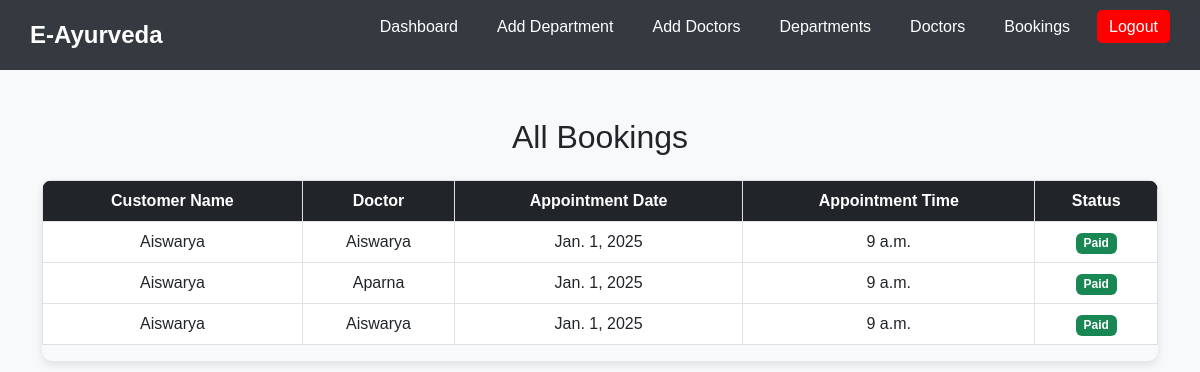
The page /stafbookings/ on the database as committed earlier.
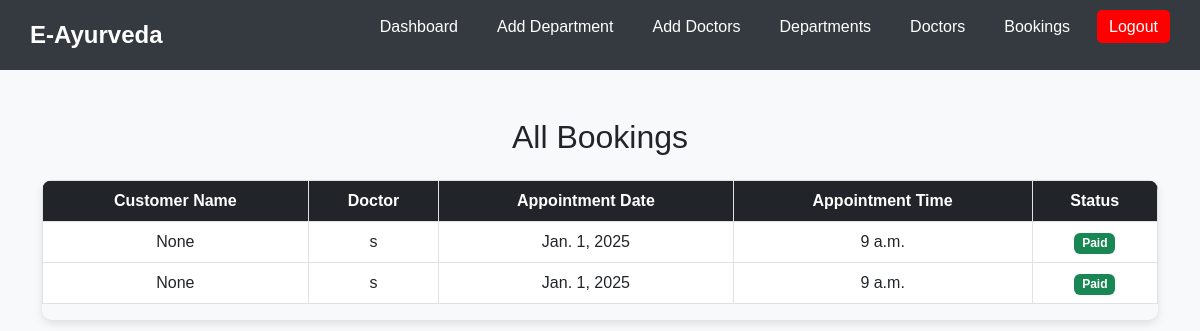
The same page on the database as committed later.
### app/models.py (models this page shows, shortened)
class Booking(models.Model):
    doctor = models.ForeignKey(Doctor, on_delete=models.CASCADE, related_name='bookings')
    customer_contact = models.CharField(max_length=15, null=True, blank=True)
    customer_name = models.CharField(max_length=100, null=True, blank=True)
    appointment_date = models.DateField()
    appointment_time = models.TimeField()
    created_at = models.DateTimeField(auto_now_add=True)
    status = models.CharField(
        max_length=20,
        choices=[('Pending', 'Pending'), ('Paid', 'Paid')],
        default='Pending'
    )

class Doctor(models.Model):
    department = models.ForeignKey(Department, on_delete=models.CASCADE, related_name='doctors')
    name = models.CharField(max_length=100)
    bio = models.TextField(blank=True, null=True)
    available = models.BooleanField(default=True)
    consultation_fee = models.DecimalField(max_digits=10, decimal_places=2, default=0.00)  # Add this field

### app/views.py (the view)
# urls.py: path('stafbookings/', views.staff_view_bookings, name='staff-bookings'),
def staff_view_bookings(request):
    bookings = Booking.objects.all()  # Get all bookings
    return render(request, 'staf/staf_bookings.html', {'bookings': bookings})

### templates/staf/staf_bookings.html (shortened to what this page needs)
<!DOCTYPE html>
<html lang="en">
<head>
    <link href="https://cdn.jsdelivr.net/npm/bootstrap@5.3.0/dist/css/bootstrap.min.css" rel="stylesheet">
</head>
<body>
    <nav class="navbar">
        <div class="logo">E-Ayurveda</div>
        <ul>
            <li><a href="../stafhome">Dashboard</a></li>
            <li><a href="../add-department">Add Department</a></li>
            <li><a href="../add-doctor">Add Doctors</a></li>
            <li><a href="../departments">Departments</a></li>
            <li><a href="../doctors">Doctors</a></li>
            <li><a href="../stafbookings">Bookings</a></li>
            <li><a href="../logout" class="logout-btn">Logout</a></li>
        </ul>
    </nav>
    <div class="container mt-5">
        <h2 class="text-center mb-4">All Bookings</h2>
        <div class="table-responsive">
            <table class="table table-hover table-bordered">
                <thead>
                    <tr>
                        <th>Customer Name</th>
                        <th>Doctor</th>
                        <th>Appointment Date</th>
                        <th>Appointment Time</th>
                        <th>Status</th>
                    </tr>
                </thead>
                <tbody>
                    {% for booking in bookings %}
                    <tr>
                        <td>{{ booking.customer_name }}</td>
                        <td>{{ booking.doctor.name }}</td>
                        <td>{{ booking.appointment_date }}</td>
                        <td>{{ booking.appointment_time }}</td>
                        <td>
                            {% if booking.status == "Pending" %}
                            <span class="badge bg-warning text-dark">Pending</span>
                            {% elif booking.status == "Paid" %}
                            <span class="badge bg-success">Paid</span>
                            {% else %}
                            <span class="badge bg-secondary">Unknown</span>
                            {% endif %}
                        </td>
                    </tr>
                    {% empty %}
                    <tr>
                        <td colspan="5" class="text-center text-muted">No bookings available.</td>
                    </tr>
                    {% endfor %}
                </tbody>
            </table>
        </div>
    </div>
</body>
</html>

Rows that differ between the two databases and show on the page:
removed Booking: customer_name "Aiswarya", doctor.name "Aiswarya", appointment_date "Jan. 1, 2025", appointment_time "9 a.m.", status "Paid"
removed Booking: customer_name "Aiswarya", doctor.name "Aparna", appointment_date "Jan. 1, 2025", appointment_time "9 a.m.", status "Paid"
removed Booking: customer_name "Aiswarya", doctor.name "Aiswarya", appointment_date "Jan. 1, 2025", appointment_time "9 a.m.", status "Paid"
added Booking: customer_name "None", doctor.name "s", appointment_date "Jan. 1, 2025", appointment_time "9 a.m.", status "Paid"
added Booking: customer_name "None", doctor.name "s", appointment_date "Jan. 1, 2025", appointment_time "9 a.m.", status "Paid"
